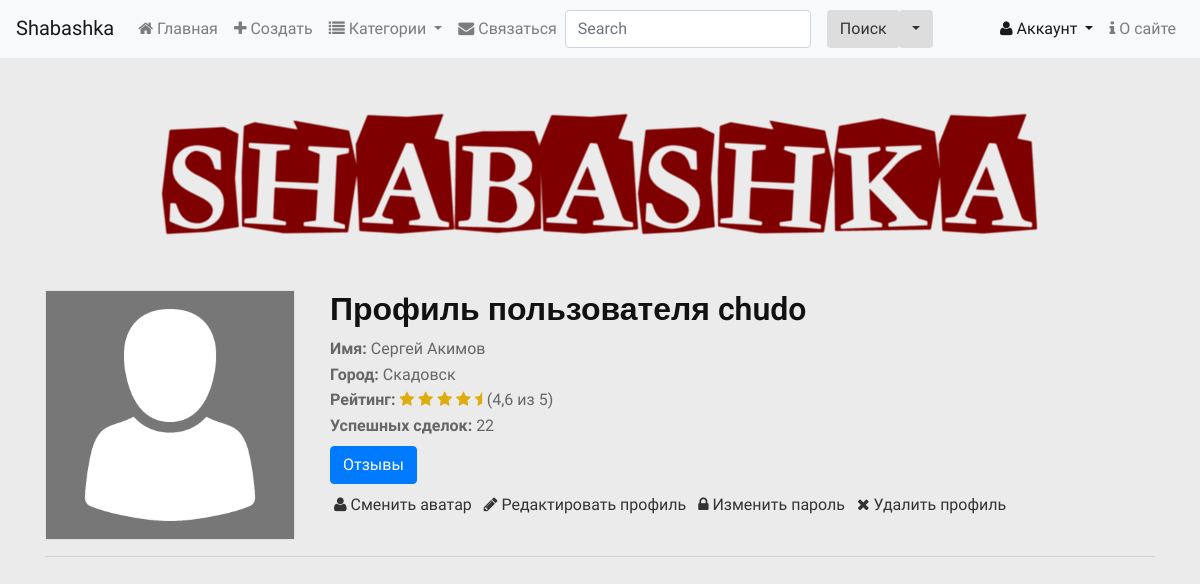
Before: /accounts/profile/ (signed in) with the older database file.
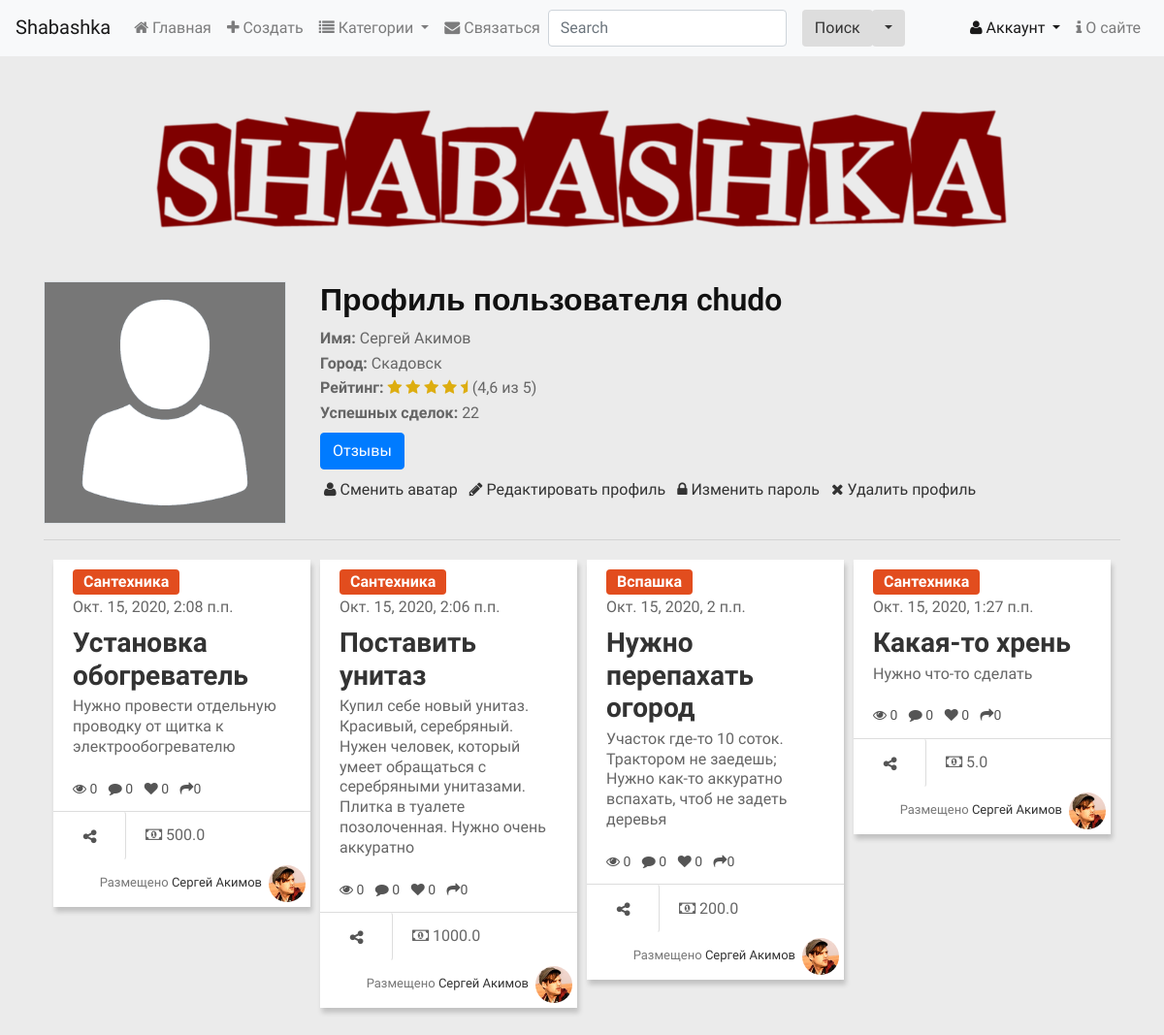
After: the same page with the newer database file.
### main/models.py (models this page shows, shortened)
class ShaUser(AbstractUser):
    is_activated = models.BooleanField(default=True, db_index=True, verbose_name="Активирован")
    send_message = models.BooleanField(default=True, db_index=True, verbose_name="Отправлять оповещения?")
    location = models.ForeignKey(LocationSettelment, on_delete=models.SET_NULL, null=True, blank=True, verbose_name="Населенный пункт" )
    class Meta(AbstractUser.Meta):
        pass

class Offer(models.Model):
    category = models.ForeignKey(SubCategory, on_delete=models.PROTECT, verbose_name="Категория")
    title = models.CharField(max_length=40, verbose_name="Предложение")
    content = models.TextField(verbose_name="Описание")
    price = models.FloatField(default=0, verbose_name="Цена")
    image = models.ImageField(blank=True, upload_to=get_timestamp_path, verbose_name="Фото")
    author = models.ForeignKey(ShaUser, on_delete=models.CASCADE, verbose_name="Автор")
    is_active = models.BooleanField(default=True, db_index=True, verbose_name="Активное")
    created = models.DateTimeField(auto_now_add=True, db_index=True, verbose_name="Опубликовано", )
    class Meta:
        verbose_name = "Предложение"
        verbose_name_plural = "Предложения"
        ordering = ["-created"]

class Category(models.Model):
    name = models.CharField(max_length=20, unique=True, db_index=True, verbose_name="Название")
    order = models.SmallIntegerField(default=0, db_index=True, verbose_name="Порядок")
    super_category = models.ForeignKey('SuperCategory', on_delete=models.PROTECT, null=True, blank=True,
                                        verbose_name="Надкатегория")

### main/views.py (the view)
# urls.py: path('accounts/profile/', views.profile, name="profile"),
@login_required
def profile(request):
    offers = Offer.objects.filter(author=request.user.pk)
    context = {"offers": offers}
    return render(request, "main/profile.html", context)

### main/models.py (called while the page is built)
    def get_queryset(self):
        return super().get_queryset().filter(super_category__isnull=False)

### main/templates/main/profile.html (shortened to what this page needs)
{% extends 'main/layout.html' %}
{% load static %}
{% block body %}
<div class="container">
    <div class="row">
        <div class="col-lg-3">
            <img class="border profile-img" style="background-color: #777;" src="{% static 'main/images/profile-ph.png' %}" alt="">
        </div>
        <div class="col-lg-9">
            <h3>Профиль пользователя {{ user.username }}</h3>
            <div><b> Имя:</b> {{user.first_name}} {{user.last_name}} </div>
            <div><b>Город:</b>  Скадовск</div>
            <div><b>Рейтинг:</b>
                <i class="fa fa-star" style="color: #ddad10;"></i>
                <i class="fa fa-star" style="color: #ddad10;"></i>
                <i class="fa fa-star" style="color: #ddad10;"></i>
                <i class="fa fa-star" style="color: #ddad10;"></i>
                <i class="fa fa-star-half" style="color: #ddad10;"></i>
                (4,6 из 5)
            </div>
            <div><b>Успешных сделок:</b> 22</div>
            <div><a href="#" class="btn btn-primary my-2">Отзывы</a></div>
            {% if user == request.user %}
            <a href="{% url 'main:profile_change' %}" class="mx-1"><i class="fa fa-user"></i> Сменить аватар </a>
            <a href="{% url 'main:profile_change' %}" class="mx-1"><i class="fa fa-pencil"></i> Редактировать профиль </a>
            <a href="{% url 'main:password_change' %}" class="mx-1"><i class="fa fa-lock"></i> Изменить пароль </a>
            <a href="{% url 'main:profile_delete' %}" class="mx-1"><i class="fa fa-close"></i> Удалить профиль </a>
            {% else %}
                <a href="#"><i class="fa fa-user-plus"></i> Подписаться</a>
            {% endif %}
        </div>
    </div>
<hr>
<div id="page-content" class="index-page">
<div id="container">
{% for offer in offers %}
<div class="item">
    <div class="content-item">
        {% url 'main:detail' category_pk=offer.category.pk pk=offer.pk as url %}
        <a href="{% url 'main:by_category' pk=offer.category.pk %}" class="btn btn-small btn-{{offer.category.super_category.order}}">{{offer.category.name}}</a>
        <div class="time"> {{offer.created}}</div>
        <h3 class="title-item"><a href="{{url}}{{all}}">{{offer.title}}</a></h3>
        <p class="info">{{offer.content}}</p>
        <ul class="list-inline">
            <li class="list-inline-item"><a href="#"><i class="fa fa-eye"></i> 0</a></li>
            <li class="list-inline-item"><a href="#"><i class="fa fa-comment"></i> 0</a></li>
            <li class="list-inline-item"><a href="#"><i class="fa fa-heart"></i> 0</a></li>
            <li class="list-inline-item"  class="list-inline-item"  class="list-inline-item"><a href="#"><i class="fa fa-share"></i>0</a></li>
        </ul>
    </div>
    <div class="bottom-item">
        <a href="#" class="btn btn-share share"><i class="fa fa-share-alt"></i> </a>
        <span class="mx-3"><i class="fa fa-money"></i> {{offer.price}}</span>
        <span class="user f-right">Размещено
            <a href="{% url 'main:profile_by_id' pk=offer.author.pk %}">
                {% if offer.author.first_name and offer.author.last_name %}
                {{offer.author.first_name}} {{offer.author.last_name}}
                {% else %}
                {{offer.author}}
                {% endif %}
            </a><img src="{% static 'main/images/ava-1.jpg' %}" class="rounded-circle"></span>
    </div>
</div>
{% endfor %}
</div>
</div>
</div>
{% endblock %}

### main/templates/main/layout.html (shortened to what this page needs)
{% load bootstrap4 %}
{% load static %}
<!DOCTYPE html>
<html lang="en">
<head>
	{% bootstrap_css %}
    <link rel="stylesheet" type="text/css" href="{% static 'main/css/style.css' %}">
    <link rel="stylesheet" href="{% static 'main/font-awesome-4.4.0/css/font-awesome.min.css' %}"  type="text/css">
	<link rel="stylesheet" href="{% static 'main/css/lightbox.css' %}">
</head>
<body>
    {% block navbar %}
    <nav class="navbar navbar-expand-lg navbar-light bg-light">
      <a class="navbar-brand" href="#">Shabashka</a>
      <div class="collapse navbar-collapse" id="navbarNavDropdown">
        {% with url_name=request.resolver_match.url_name %}
        <ul class="navbar-nav">
          <li class="nav-item {% if url_name == 'index' %} active {% endif %}">
            <a class="nav-link" href="{% url 'main:index' %}"><i class="fa fa-home"></i> Главная <span class="sr-only">(current)</span></a>
          </li>
          <li class="nav-item {% if url_name == 'add_new_offer' %} active {% endif %}">
            <a class="nav-link" href="{% url 'main:add_new_offer' %}"><i class="fa fa-plus"></i> Создать</a>
          </li>
          <li class="nav-item dropdown {% if url_name == 'by_category' %} active {% endif %}">
            <a class="nav-link dropdown-toggle" href="#" id="navbarDropdownMenuLink" role="button" data-toggle="dropdown" aria-haspopup="true" aria-expanded="false">
              <i class="fa fa-list"></i> Категории
            </a>
          </li>
          <li class="nav-item {% if url_name == 'feedback' %} active {% endif %}">
              <a class="nav-link" href="#"><i class="fa fa-envelope"></i> Связаться</a>
          </li>
          <form class="form-inline my-2 my-lg-0">
            {% if searchForm %}
            {% bootstrap_form searchForm show_label=False %}
            {% else %}
            <input class="form-control mr-sm-2" type="search" name="keyword" placeholder="Search" aria-label="Search">
            {% endif %}
            <div class="input-group">
            <button class="btn btn-search my-2 ml-2 my-sm-0" type="submit">Поиск</button>
            <button type="button" class="btn btn-search my-2 my-sm-0 dropdown-toggle dropdown-toggle-split" data-toggle="dropdown" aria-haspopup="true" aria-expanded="false">
            </button>
            </div>
          </form>
        </ul>
          <ul class="navbar-nav ml-auto">
          <li class="nav-item dropdown {% if url_name == 'profile' %} active {% endif %}">
            <a class="nav-link dropdown-toggle" href="#" id="navbarDropdownMenuLink" role="button" data-toggle="dropdown" aria-haspopup="true" aria-expanded="false">
              <i class="fa fa-user"></i> Аккаунт
            </a>
          </li>
          <li class="nav-item {% if url_name == 'other' %} active {% endif %}">
            <a class="nav-link" href="{% url 'main:other' page='about' %}"><i class="fa fa-info"></i> О сайте</a>
          </li>
        </ul>
        {% endwith %}
      </div>
    </nav>
    <header>
      <div class="logo">
        <a href="index.html"><img src="{% static 'main/images/logo.png' %}"></a>
      </div>
    </header>
    {% endblock %}
    {% block body %}
    {% endblock %}
</body>
</html>

### main/static/main/css/style.css (style rules this page uses)
body { font-family: 'Ek Mukta', sans-serif;color: #666;background: #EBEBEB;font-size: 16px;line-height: 1.6em;font-weight: 400; }
html, body { width:100%; padding:0; }
html { -webkit-text-size-adjust: none; }
img { max-width:100%; height: auto;width: auto\9; }
h3 { font-size: 32px; }
h1,h2,h3,h4,h5,h6 { font-family: 'Roboto', sans-serif;font-weight: 600;color: #111; }
p { margin: 0 0 20px;line-height: 1.3; }
a { color: #333; -webkit-transition: all .2s ease-in-out; -moz-transition: all .2s ease-in-out; transition: all .2s ease-in-out; }
.f-right { float: right; }
header { text-align: center; }
.logo { margin: 40px 0; }
.index-page, .sub-page { margin: 20px 10px 60px; }
#page-content .item { background-color: #fff;width:220px;box-shadow: 2px 5px 5px 0 rgba(0, 0, 0, 0.18); }
#page-content .item img { padding: 0px;display: block;max-width: 100%; margin: 0 auto; }
#page-content .content-item { padding: 10px 20px; }
#page-content h3.title-item { font-family: 'Ek Mukta', sans-serif;font-size: 28px;margin: 7px 0 5px; }
#page-content .content-item ul { margin: 0;font-size: 14px; }
#page-content .content-item ul li a { color: #555; }
#page-content .bottom-item { border-top: 1px solid #ddd;min-height: 50px; }
#page-content .user { color: #777;font-size: 13px;line-height: 2.8;padding: 5px; }
#page-content .user img { width: 38px; height: 38px;float: right;display: inline-block;margin-left: 7px; }
.btn-small { color: #fff;padding: 0px 10px;font-weight: bold; }
.btn-share { font-weight: 500;color: #555;border-right: 1px solid #ddd;margin: 0;border-radius: none;height: 51px; width: 75px;margin-top: -1px;padding: 14px; }
.btn-search { color: #333333; background-color: #ddd; padding: 6px 12px; }
.btn-0 { background-color: #E24D1E; }
.profile-img { width: 250px; }

### main/static/main/css/lightbox.css (style rules this page uses)
body:after { content: url(../images/close.png) url(../images/loading.gif) url(../images/prev.png) url(../images/next.png); display: none; }

Changed rows visible on the page:
added Offer: category.name "Сантехника", created "Окт. 15, 2020, 2:08 п.п.", title "Установка обогреватель", content "Нужно провести отдельную проводку от щитка к электрообогревателю", price "500.0", author.first_name "Сергей", author.last_name "Акимов"
added Offer: category.name "Сантехника", created "Окт. 15, 2020, 2:06 п.п.", title "Поставить унитаз", content "Купил себе новый унитаз. Красивый, серебряный. Нужен человек, который умеет обращаться с серебряными унитазами. Плитка в туалете позолоченная. Нужно очень аккуратно", price "1000.0", author.first_name "Сергей", author.last_name "Акимов"
added Offer: category.name "Вспашка", created "Окт. 15, 2020, 2 п.п.", title "Нужно перепахать огород", content "Участок где-то 10 соток. Трактором не заедешь; Нужно как-то аккуратно вспахать, чтоб не задеть деревья", price "200.0", author.first_name "Сергей", author.last_name "Акимов"
added Offer: category.name "Сантехника", created "Окт. 15, 2020, 1:27 п.п.", title "Какая-то хрень", content "Нужно что-то сделать", price "5.0", author.first_name "Сергей", author.last_name "Акимов"
